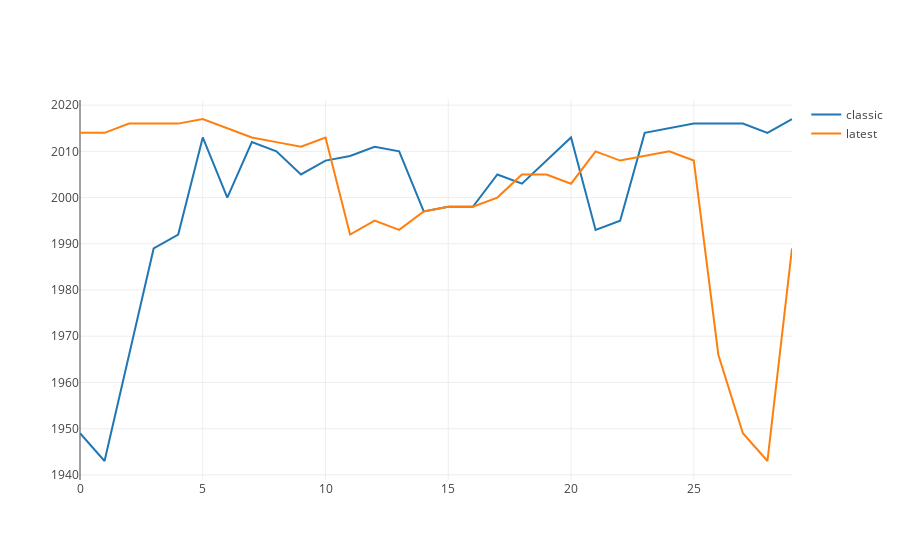

Here is the notebook cell this chart was saved with:
### Markdown cell above
### Query Time
If we search for `batman`, how do the results compare?  Since the `classic` model prefered old movies it has old movies in the top position, and the opposite is true for the `latest` model.  To continue learning LTR, brainstorm more features and generate some real judgments for real queries.

### Code cell
from ltr import plot
plot.run()

### Figure 1 — Plotly figure (JSON) as saved in the notebook; plotly's stock layout.template omitted (floating-point values rounded to 4 significant figures)
{"data": [{"mode": "lines", "name": "classic", "type": "scatter", "uid": "f42de123-d62c-470b-b0bf-6b8c2de447d8", "x": [0, 1, 2, 3, 4, 5, 6, 7, 8, 9, 10, 11, 12, 13, 14, 15, 16, 17, 18, 19, 20, 21, 22, 23, 24, 25, 26, 27, 28, 29], "y": ["1949", "1943", "1966", "1989", "1992", "2013", "2000", "2012", "2010", "2005", "2008", "2009", "2011", "2010", "1997", "1998", "1998", "2005", "2003", "2008", "2013", "1993", "1995", "2014", "2015", "2016", "2016", "2016", "2014", "2017"]}, {"mode": "lines", "name": "latest", "type": "scatter", "uid": "345d7633-6172-461e-b14f-c05fe4561883", "x": [0, 1, 2, 3, 4, 5, 6, 7, 8, 9, 10, 11, 12, 13, 14, 15, 16, 17, 18, 19, 20, 21, 22, 23, 24, 25, 26, 27, 28, 29], "y": ["2014", "2014", "2016", "2016", "2016", "2017", "2015", "2013", "2012", "2011", "2013", "1992", "1995", "1993", "1997", "1998", "1998", "2000", "2005", "2005", "2003", "2010", "2008", "2009", "2010", "2008", "1966", "1949", "1943", "1989"]}], "layout": {}}
